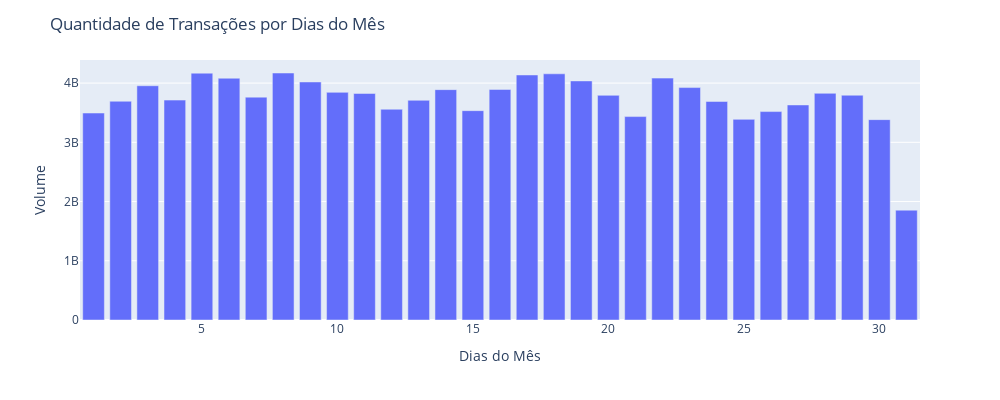

The notebook cell saved with this chart:
### Code cell
df_volume = df.groupby(['Day'], as_index=False)['Volume'].sum()

exibirBarPlot(df_volume, 'Day', 'Volume', title='Quantidade de Transações por Dias do Mês', ylabel='Volume', xlabel='Dias do Mês')

### Figure 1 — Plotly figure (JSON) as saved in the notebook; plotly's stock layout.template omitted (floating-point values rounded to 4 significant figures)
{"data": [{"alignmentgroup": "True", "hovertemplate": "Day=%{x}<br>Volume=%{y}<extra></extra>", "legendgroup": "", "marker": {"color": "#636efa", "pattern": {"shape": ""}}, "name": "", "offsetgroup": "", "orientation": "v", "showlegend": false, "textposition": "auto", "type": "bar", "x": [1, 2, 3, 4, 5, 6, 7, 8, 9, 10, 11, 12, 13, 14, 15, 16, 17, 18, 19, 20, 21, 22, 23, 24, 25, 26, 27, 28, 29, 30, 31], "xaxis": "x", "y": [3494754000, 3693474300, 3955331700, 3713077100, 4167689000, 4082135800, 3762989300, 4170505400, 4019198400, 3843515900, 3825060700, 3558631400, 3709556600, 3889559500, 3534579000, 3892867000, 4137224100, 4156974700, 4036945100, 3793496200, 3434489200, 4084295500, 3924567600, 3689961000, 3387678100, 3519311700, 3631045500, 3827354600, 3795134000, 3383195100, 1854736200], "yaxis": "y"}], "layout": {"autosize": false, "barmode": "relative", "height": 400, "legend": {"tracegroupgap": 0}, "margin": {"t": 60}, "title": {"text": "<span>Quantidade de Transações por Dias do Mês</span>"}, "width": 1000, "xaxis": {"anchor": "y", "domain": [0, 1], "title": {"text": "<span>Dias do Mês</span>"}}, "yaxis": {"anchor": "x", "domain": [0, 1], "title": {"text": "<span>Volume</span>"}}}}
